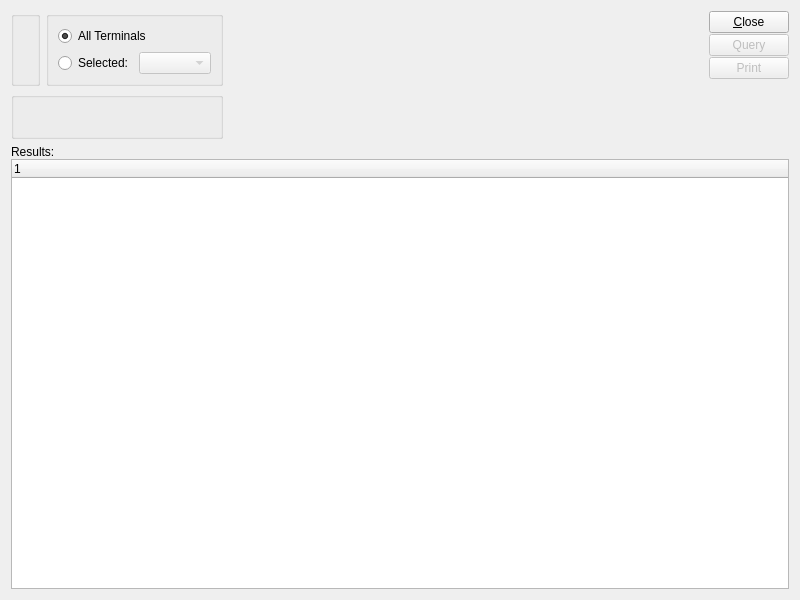
<?xml version="1.0" encoding="UTF-8"?>
<ui version="4.0">
 <comment>This file is part of the xtpos package for xTuple ERP: PostBooks Edition, a free and
open source Enterprise Resource Planning software suite,
Copyright (c) 1999-2011 by OpenMFG LLC, d/b/a xTuple.
It is licensed to you under the Common Public Attribution License
version 1.0, the full text of which (including xTuple-specific Exhibits)
is available at www.xtuple.com/CPAL.  By using this software, you agree
to be bound by its terms.</comment>
 <class>dspDetailedRegisterHistory</class>
 <widget class="QWidget" name="dspDetailedRegisterHistory">
  <property name="geometry">
   <rect>
    <x>0</x>
    <y>0</y>
    <width>800</width>
    <height>600</height>
   </rect>
  </property>
  <property name="windowTitle">
   <string>Detailed Register History</string>
  </property>
  <layout class="QGridLayout" name="gridLayout_6">
   <item row="0" column="0">
    <layout class="QGridLayout" name="gridLayout_5">
     <item row="0" column="0">
      <layout class="QHBoxLayout" name="horizontalLayout">
       <item>
        <layout class="QGridLayout" name="gridLayout_2">
         <item row="0" column="0">
          <widget class="WarehouseGroup" name="_site">
           <property name="title">
            <string/>
           </property>
          </widget>
         </item>
         <item row="0" column="1">
          <widget class="QGroupBox" name="_terminalGroup">
           <property name="title">
            <string/>
           </property>
           <layout class="QGridLayout" name="gridLayout_4">
            <item row="0" column="0" colspan="2">
             <widget class="QRadioButton" name="_allTerminals">
              <property name="text">
               <string>All Terminals</string>
              </property>
              <property name="checked">
               <bool>true</bool>
              </property>
             </widget>
            </item>
            <item row="1" column="0">
             <widget class="QRadioButton" name="_specificTerminal">
              <property name="text">
               <string>Selected:</string>
              </property>
             </widget>
            </item>
            <item row="1" column="1">
             <widget class="XComboBox" name="_terminal">
              <property name="enabled">
               <bool>false</bool>
              </property>
             </widget>
            </item>
           </layout>
          </widget>
         </item>
         <item row="1" column="0" colspan="2">
          <widget class="QGroupBox" name="_dateGroup">
           <property name="title">
            <string/>
           </property>
           <layout class="QGridLayout" name="gridLayout_3">
            <item row="0" column="0">
             <widget class="DateCluster" name="_dates">
              <property name="focusPolicy">
               <enum>Qt::StrongFocus</enum>
              </property>
             </widget>
            </item>
            <item row="0" column="1">
             <spacer name="horizontalSpacer_2">
              <property name="orientation">
               <enum>Qt::Horizontal</enum>
              </property>
              <property name="sizeHint" stdset="0">
               <size>
                <width>40</width>
                <height>20</height>
               </size>
              </property>
             </spacer>
            </item>
           </layout>
          </widget>
         </item>
        </layout>
       </item>
       <item>
        <spacer name="horizontalSpacer">
         <property name="orientation">
          <enum>Qt::Horizontal</enum>
         </property>
         <property name="sizeHint" stdset="0">
          <size>
           <width>40</width>
           <height>20</height>
          </size>
         </property>
        </spacer>
       </item>
       <item>
        <layout class="QVBoxLayout" name="verticalLayout">
         <property name="spacing">
          <number>1</number>
         </property>
         <item>
          <widget class="QPushButton" name="_close">
           <property name="text">
            <string>&amp;Close</string>
           </property>
          </widget>
         </item>
         <item>
          <widget class="QPushButton" name="_query">
           <property name="enabled">
            <bool>false</bool>
           </property>
           <property name="text">
            <string>Query</string>
           </property>
          </widget>
         </item>
         <item>
          <widget class="QPushButton" name="_print">
           <property name="enabled">
            <bool>false</bool>
           </property>
           <property name="text">
            <string>Print</string>
           </property>
          </widget>
         </item>
         <item>
          <spacer name="verticalSpacer">
           <property name="orientation">
            <enum>Qt::Vertical</enum>
           </property>
           <property name="sizeType">
            <enum>QSizePolicy::Expanding</enum>
           </property>
           <property name="sizeHint" stdset="0">
            <size>
             <width>20</width>
             <height>0</height>
            </size>
           </property>
          </spacer>
         </item>
        </layout>
       </item>
      </layout>
     </item>
     <item row="1" column="0">
      <widget class="QFrame" name="_frame">
       <property name="sizePolicy">
        <sizepolicy hsizetype="Preferred" vsizetype="Expanding">
         <horstretch>0</horstretch>
         <verstretch>1</verstretch>
        </sizepolicy>
       </property>
       <property name="frameShape">
        <enum>QFrame::NoFrame</enum>
       </property>
       <property name="frameShadow">
        <enum>QFrame::Raised</enum>
       </property>
       <layout class="QGridLayout" name="gridLayout">
        <property name="margin">
         <number>0</number>
        </property>
        <item row="0" column="0">
         <layout class="QVBoxLayout" name="verticalLayout_2">
          <property name="spacing">
           <number>0</number>
          </property>
          <item>
           <widget class="QLabel" name="_resultsLit">
            <property name="text">
             <string>Results:</string>
            </property>
            <property name="buddy">
             <cstring>_results</cstring>
            </property>
           </widget>
          </item>
          <item>
           <widget class="XTreeWidget" name="_results"/>
          </item>
         </layout>
        </item>
       </layout>
      </widget>
     </item>
    </layout>
   </item>
  </layout>
 </widget>
 <customwidgets>
  <customwidget>
   <class>DateCluster</class>
   <extends>QWidget</extends>
   <header>datecluster.h</header>
  </customwidget>
  <customwidget>
   <class>WarehouseGroup</class>
   <extends>QGroupBox</extends>
   <header>warehousegroup.h</header>
  </customwidget>
  <customwidget>
   <class>XComboBox</class>
   <extends>QComboBox</extends>
   <header>xcombobox.h</header>
  </customwidget>
  <customwidget>
   <class>XTreeWidget</class>
   <extends>QTreeWidget</extends>
   <header>xtreewidget.h</header>
  </customwidget>
 </customwidgets>
 <tabstops>
  <tabstop>_allTerminals</tabstop>
  <tabstop>_specificTerminal</tabstop>
  <tabstop>_terminal</tabstop>
  <tabstop>_dates</tabstop>
  <tabstop>_query</tabstop>
  <tabstop>_print</tabstop>
  <tabstop>_close</tabstop>
 </tabstops>
 <resources/>
 <connections>
  <connection>
   <sender>_close</sender>
   <signal>clicked()</signal>
   <receiver>dspDetailedRegisterHistory</receiver>
   <slot>close()</slot>
   <hints>
    <hint type="sourcelabel">
     <x>843</x>
     <y>46</y>
    </hint>
    <hint type="destinationlabel">
     <x>246</x>
     <y>7</y>
    </hint>
   </hints>
  </connection>
  <connection>
   <sender>_specificTerminal</sender>
   <signal>toggled(bool)</signal>
   <receiver>_terminal</receiver>
   <slot>setEnabled(bool)</slot>
   <hints>
    <hint type="sourcelabel">
     <x>104</x>
     <y>82</y>
    </hint>
    <hint type="destinationlabel">
     <x>186</x>
     <y>83</y>
    </hint>
   </hints>
  </connection>
 </connections>
</ui>
